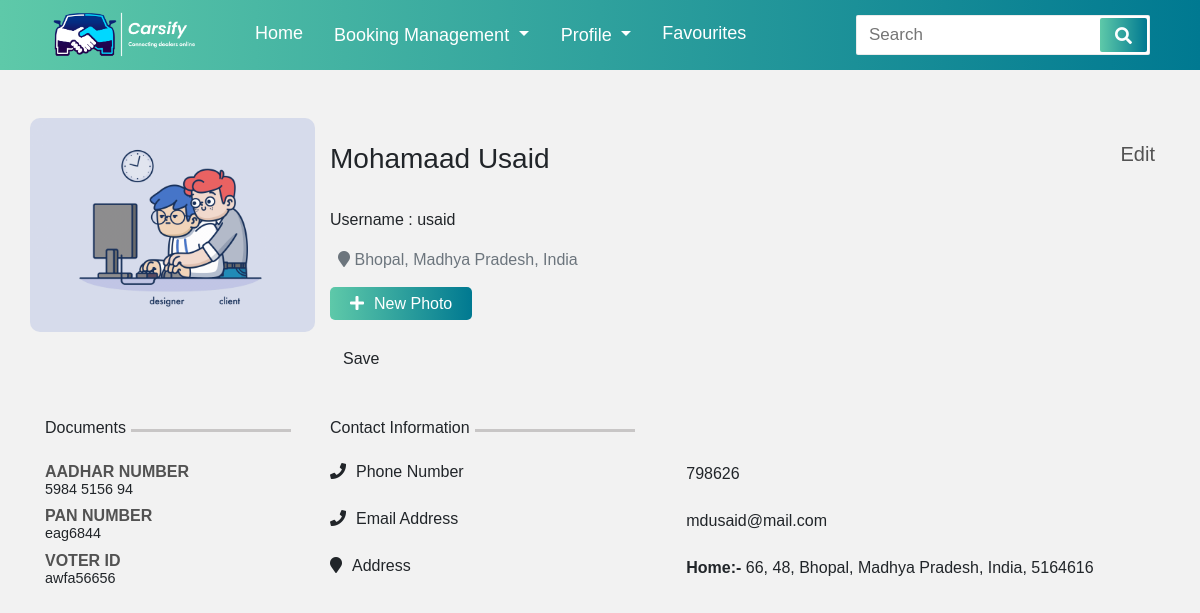
/profile/ (signed in), run on an earlier commit of the app's database.
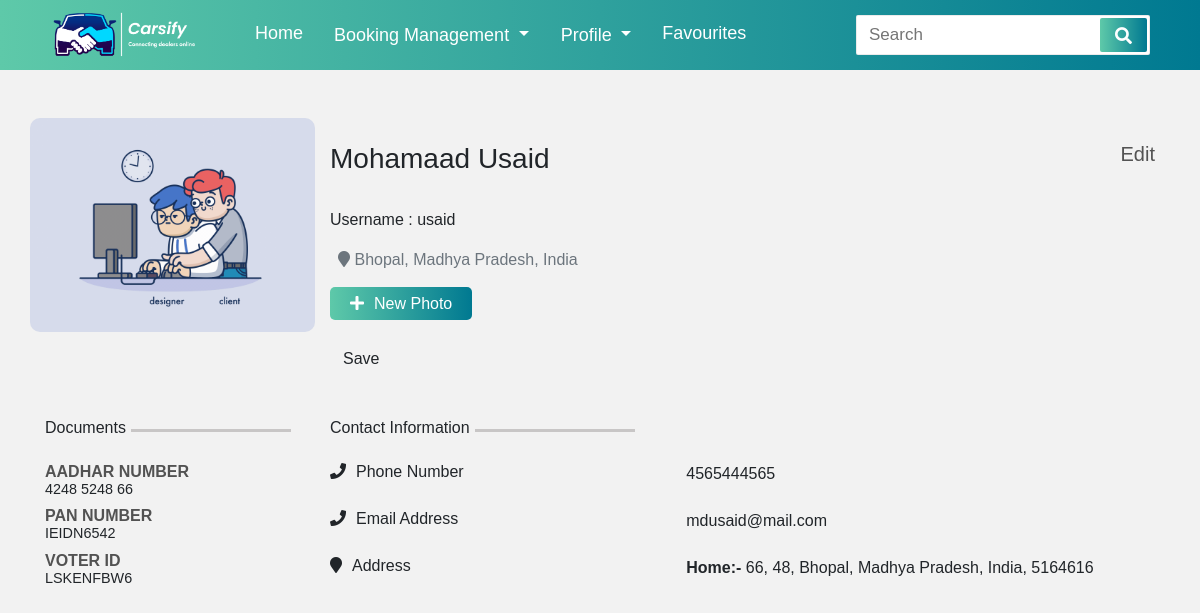
And on a later commit of the database.
### CarsifyApp/models.py (models this page shows, shortened)
class UserProfile(models.Model):
    user = models.ForeignKey(User,on_delete=models.CASCADE,null=True)
    ProfileImg = models.FileField(null=True)
    ContactNo = models.IntegerField(null=True)
    Email = models.EmailField(null=True)
    Address = models.ForeignKey(Address,on_delete=models.CASCADE,null=True)
    AddharNumber = models.IntegerField(null=True)
    PanNumber = models.TextField(null=True)
    VoterID = models.TextField(null=True)

### CarsifyApp/views.py (the view)
# urls.py: path('profile/', Profile, name='Profile'),
@login_required(login_url='CarsifyApp:LoginSignup')
def Profile(request):
    try:
        useralldata = UserProfile.objects.get(user=request.user)
    except:
        useralldata = None
    if useralldata:
        if request.method == "POST":
            img = request.FILES["image"]
            useralldata.ProfileImg = img
            useralldata.save()
            return redirect('CarsifyApp:Profile')
    else:
        user = request.user
        UserProfile.objects.create(user=user)
        type = Address_Type.objects.all()
        for i in type:
            Address.objects.create(user=user, Address_Typee=i)
    Aadhar = str(useralldata.AddharNumber)[0:4]+" "+str(useralldata.AddharNumber)[4:8]+" "+str(useralldata.AddharNumber)[8:12]
    address = Address.objects.filter(user=request.user)[0]
    dic = {'useralldata':useralldata, 'useraddress': address,'Aadhar':Aadhar}
    return render(request, 'profile.html', dic)

### CarsifyApp/models.py (called while the page is built)
    def __str__(self):
        return self.Type

### CarsifyApp/templates/profile.html (shortened to what the changed rows need)
{% load static %}
<!doctype html>
<html lang="en">
  <head>
    <link rel="stylesheet" href="https://stackpath.bootstrapcdn.com/bootstrap/4.3.1/css/bootstrap.min.css">
    <link rel="stylesheet" href="https://pro.fontawesome.com/releases/v5.10.0/css/all.css"/>
    <link rel="stylesheet" href="{% static 'assets/stylesheets/navigation.css' %}">
    <link rel="stylesheet" href="{% static 'assets/stylesheets/profile.css' %}">
  </head>
  <body>
    <div class="container">
        <div class="row pt-5 row1">
            <div class="col-lg-3 p-0">
              {% if  useralldata.ProfileImg %}
              <img id = "outImage" src="{{ useralldata.ProfileImg.url }}">
              {% else %}
              <img id = "outImage" src="#">
              {% endif %}
            </div>
        </div>
        <div class="row pt-3 row2 mb-5 mt-4">
          <div class="col-lg-3">
            <div class="d-flex">
              <h6>Documents</h6>
              <hr>
            </div>
            <h5>AADHAR NUMBER</h5>
            <h6>{{Aadhar}}</h6>
            <h5>PAN NUMBER</h5>
            <h6>{{useralldata.PanNumber}}</h6>
            <h5>VOTER ID</h5>
            <h6>{{useralldata.VoterID}}</h6>
          </div>
          <div class="col-lg-9 contact">
            <div class="row">
              <div class="col-lg-7">
                <p>{{useralldata.ContactNo}}</p>
              </div>
            </div>
            <div class="row">
              <div class="col-lg-7">
                <p>{{useralldata.Email}}</p>
              </div>
            </div>
          </div>
        </div>
    </div>
  </body>
</html>

What changed in the data, as far as the page shows it:
changed UserProfile "mdusaid@mail.com": PanNumber "eag6844" → "IEIDN6542"; VoterID "awfa56656" → "LSKENFBW6"; ContactNo "798626" → "4565444565"
Also different on the page:
{{ Aadhar }}: "5984 5156 94" → "4248 5248 66"
